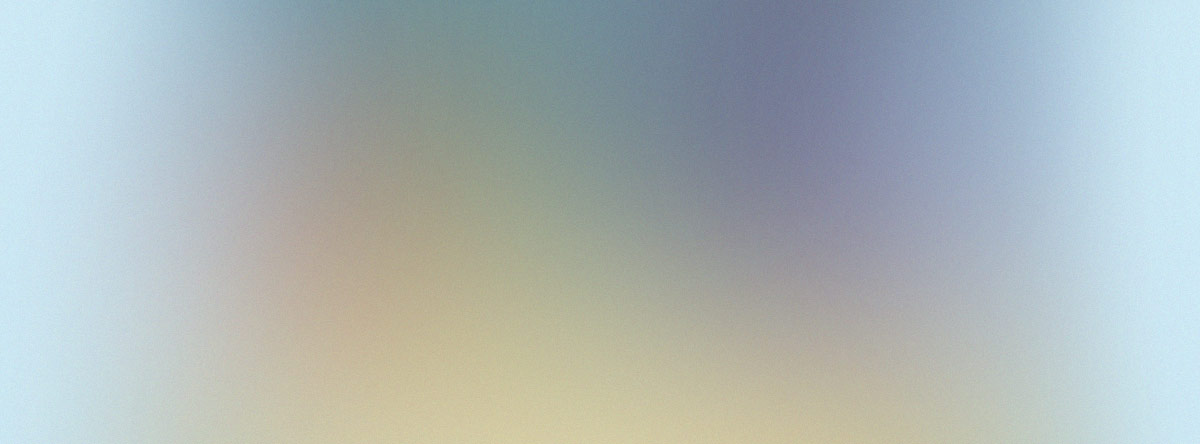
#> input picture images/pic01.jpg, 1200 x 444 px
$ python -i resize_compress.py   (imports and definitions only)
#> lines starting #> are read from the running program, lines starting #| are printed output that depends on the picture
import tkinter as tk
from tkinter import filedialog, messagebox, ttk
from PIL import Image

# Dark Mode Colors
BG_COLOR = "#1e1e1e"  # Dark background
FG_COLOR = "#ffa500"  # Orange text
BUTTON_COLOR = "#333333"  # Dark gray button
BUTTON_TEXT = "#ffffff"  # White button text

def resize_and_compress(input_path, output_path, format="jpg", size=(500, 500), quality=80):
    """Resize and compress an image."""
#> called with input_path = '../images/pic01.jpg', output_path = 'out.png', format = 'jpg', size = (500, 500), quality = 80
    try:
        with Image.open(input_path) as img:
#> img is the input picture: PIL image 1200x444 RGB; mean R, G, B 171.7, 181.6, 182.1
            img = img.resize(size, Image.LANCZOS)
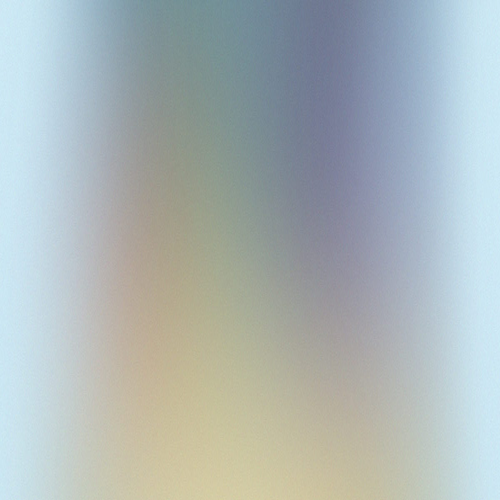
#> img: PIL image 500x500 RGB; mean R, G, B 171.7, 181.6, 182.1

            if format in ["jpg", "webp"]:
                img = img.convert("RGB")
            elif format in ["png", "ico"]:
                img = img.convert("RGBA")

            if format == "webp":
                img.save(output_path, "WEBP", optimize=True, quality=quality)
            elif format == "jpg":
                img.save(output_path, "JPEG", optimize=True, quality=quality)
            elif format == "png":
                img.save(output_path, "PNG", optimize=True)
            elif format == "ico":
                img.save(output_path, "ICO")

        messagebox.showinfo("Success", f"Image saved as {output_path}")
    except Exception as e:
        messagebox.showerror("Error", str(e))

def open_file():
    """Open file dialog to select an image."""
    file_path = filedialog.askopenfilename(filetypes=[("Image Files", "*.jpg;*.jpeg;*.png;*.webp")])
    if file_path:
        input_path.set(file_path)

def save_file():
    """Save file dialog to select output location."""
    if not input_path.get():
        messagebox.showerror("Error", "Please select an image first!")
        return

    try:
        width = int(width_var.get())
        height = int(height_var.get())
        if width <= 0 or height <= 0:
            raise ValueError("Dimensions must be positive numbers!")
    except ValueError:
        messagebox.showerror("Error", "Please enter valid width and height values!")
        return

    file_types = [
        ("JPEG Files", "*.jpg"),
        ("WebP Files", "*.webp"),
        ("PNG Files", "*.png"),
        ("ICO Files", "*.ico")
    ]
    file_ext = format_var.get()
    file_path = filedialog.asksaveasfilename(defaultextension=f".{file_ext}", filetypes=file_types)

    if file_path:
        resize_and_compress(input_path.get(), file_path, format_var.get(), (width, height))

# GUI Setup
# [4 lines not run here, left out]

input_path = tk.StringVar()
format_var = tk.StringVar(value="jpg")
width_var = tk.StringVar(value="500")
height_var = tk.StringVar(value="500")

# Input Section
# [6 lines not run here, left out]
# [1 line that did not run here, left out]
# [17 lines not run here, left out]

>>> result = resize_and_compress('../images/pic01.jpg', 'out.png')

$ run again, on images/pic02.jpg
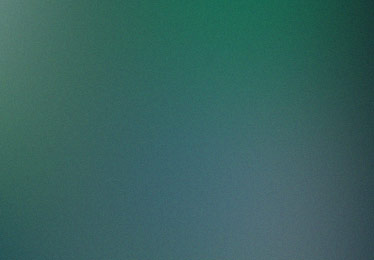
#> input picture images/pic02.jpg, 374 x 260 px
#> in resize_and_compress, img is the input picture: PIL image 374x260 RGB; mean R, G, B 55.4, 99.7, 96.2
#> in resize_and_compress, `img = img.resize(size, Image.LANCZOS)`:
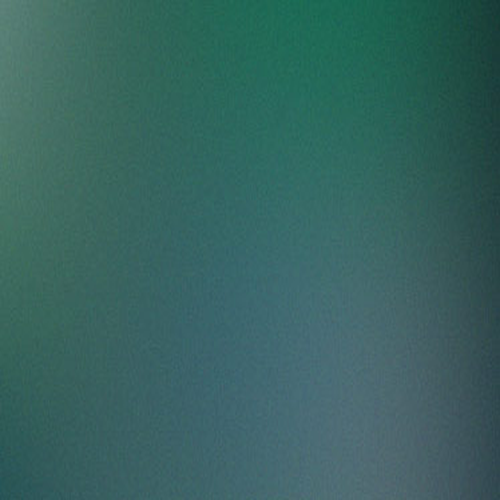
#> img: PIL image 500x500 RGB; mean R, G, B 55.4, 99.7, 96.2

$ run again, on images/pic03.jpg
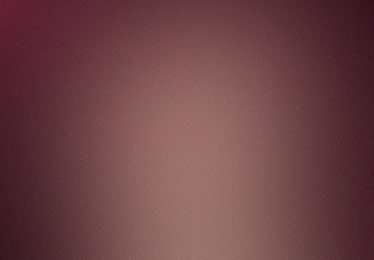
#> input picture images/pic03.jpg, 374 x 260 px
#> in resize_and_compress, img is the input picture: PIL image 374x260 RGB; mean R, G, B 110.1, 67.3, 70.7
#> in resize_and_compress, `img = img.resize(size, Image.LANCZOS)`:
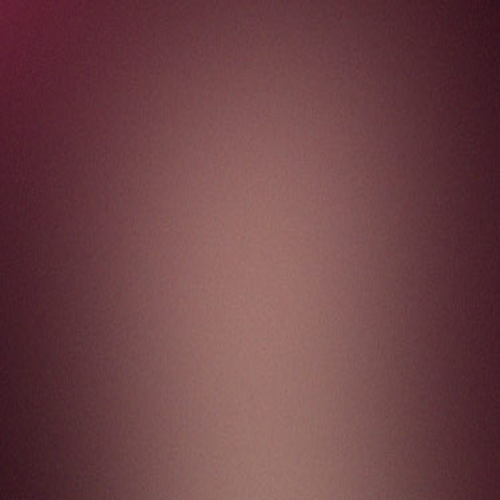
#> img: PIL image 500x500 RGB; mean R, G, B 110.1, 67.3, 70.7

$ run again, on images/pic04.jpg
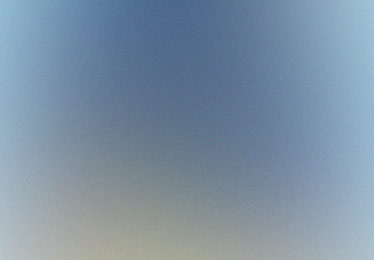
#> input picture images/pic04.jpg, 374 x 260 px
#> in resize_and_compress, img is the input picture: PIL image 374x260 RGB; mean R, G, B 124.5, 144.9, 163.7
#> in resize_and_compress, `img = img.resize(size, Image.LANCZOS)`:
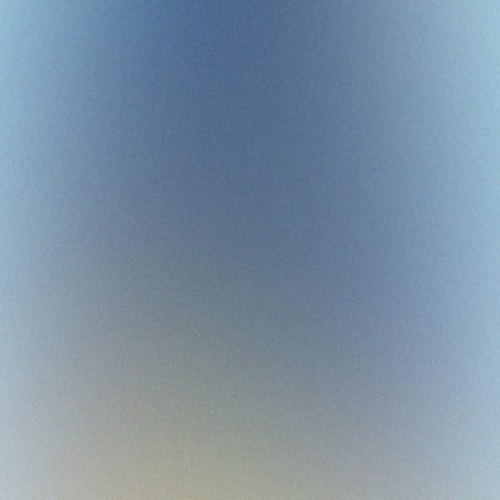
#> img: PIL image 500x500 RGB; mean R, G, B 124.5, 144.9, 163.7
